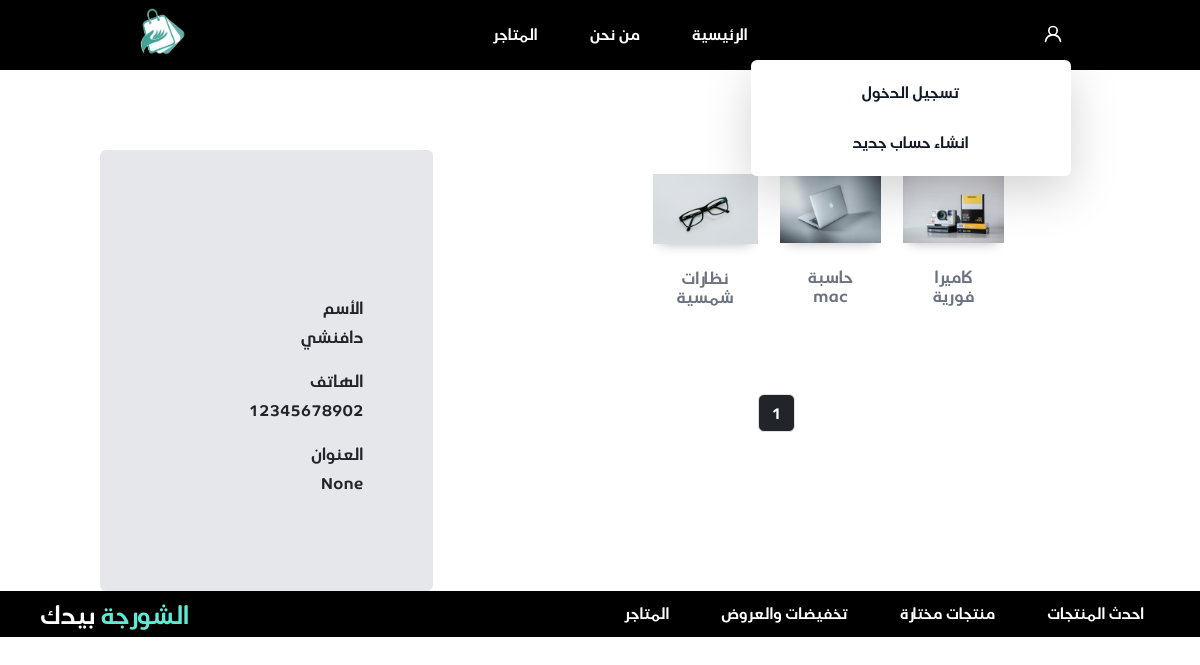
Before: /vendor/store/دافنشي/ with the older database file.
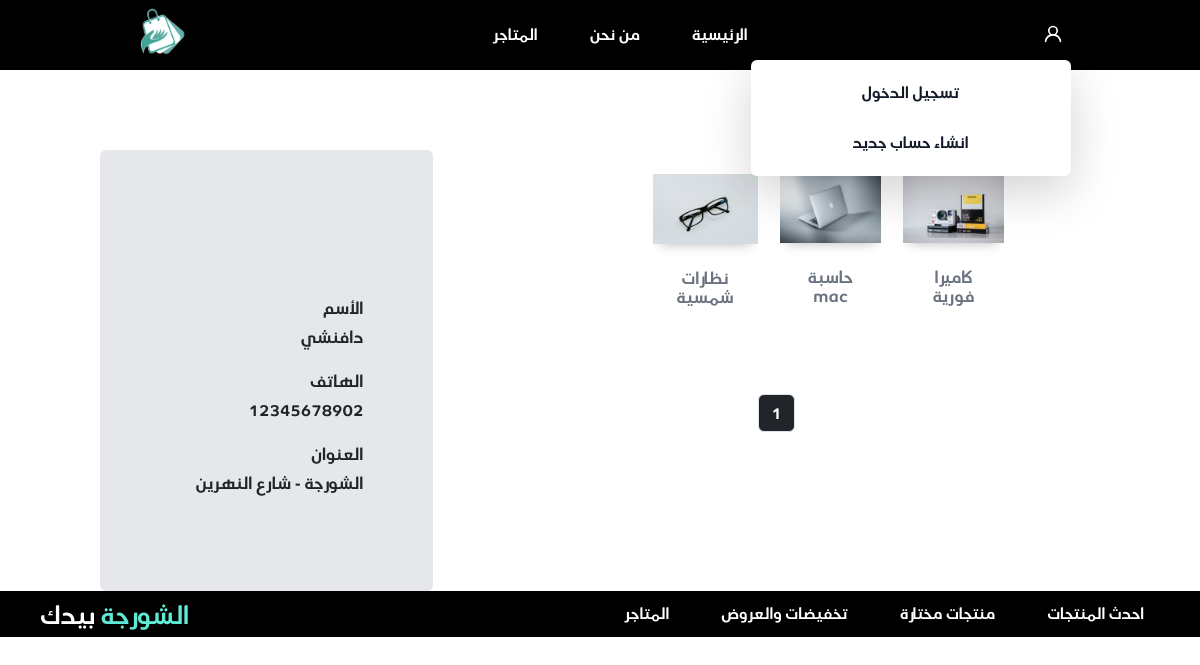
After: the same page with the newer database file.
### jumla/models.py (models this page shows)
class Shop(models.Model):
    shopName = models.CharField(max_length=255)
    shopOwner = models.OneToOneField(User, on_delete=models.CASCADE, related_name="shopOwner")
    def __str__(self):
        return f"{self.shopName}"

class User(AbstractUser):
    username = None
    phone_number = models.CharField(max_length=11, unique=True)
    address = models.CharField(max_length=255, null=True)
    USERNAME_FIELD = 'phone_number'
    REQUIRED_FIELDS = []
    objects = CustomUserManager()
    class Meta:
        verbose_name = "user"
        verbose_name_plural = "users"

### jumla/views/vender.py (the view)
# urls.py: path('store/<store>/', vender.show_store, name='show_store'),
def show_store(request, store):
    vender = get_object_or_404(Shop, shopName__contains=store)
    shop_products = Product.objects.filter(shopOwner__shopName__contains=vender)
    paginator_element = MyPaginator(shop_products, 10)
    page_number = request.GET.get('page')
    page_elements = paginator_element.get_pages(page_number)
    context = {"page_elements": page_elements[1], "page_nums": page_elements[0], 'vender': vender}
    return render(request, 'jumla/vender/stores.html', context)

### jumla/utilities/paginator.py (called while the page is built)
    def get_pages(self, page):
        self.page_nums = "a" * self.items.get_page(page).paginator.num_pages
        self.pages = self.items.get_page(page)
        return self.page_nums, self.pages

### jumla/templates/jumla/vender/stores.html (shortened to what this page needs)
{% extends 'jumla/base/base.html' %}
{% load static %}
{% block static %}
    <link rel="stylesheet" type="text/css" href="{% static 'jumla/landpage.css' %}">
{% endblock %}
{% block content %}
<div class="">
<div class=" grid grid-cols-3">
    <div class="p-5 col-span-2">
        <div class="mt-2 p-5">
            <div class="product-grid">
                  {% for product in page_elements %}
          <div class=" bg-white"  >
                    <div class = "product">
                        <div class = "product-img">
                            <img src="{{ product.Image_Product.first.image.url }}"  alt = "front product image">
                        </div>
                       <div class ="text-center   p-4 mb-4">
                        <h1 class="text-gray-500">{{ product.ProductName }} </h1>
                       </div>
                    </div>
                </div>
        {% endfor %}
            </div>
        {% include 'jumla/base/paginator.html' %}
        </div>
    </div>
    <div class=" mt-20  ">
<div class="bg-gray-200 p-5 rounded ">
    <div class=" flex flex-col  justify-center  py-5" style="border: black;display:flex;flex-direction:row">
        <div class="-mt-2" style="border: black;margin-top:50px">
            <div style="display: flex;flex-direction:column">
                <p class="input_word " style="margin-left: 140px; margin-bottom: 5px;">الأسم</p>
                <p>{{ vender.shopName }}</p>
            </div>
            <div style="display: flex;flex-direction:column;padding-top:20px">
                <p class="input_word" style="margin-left: 140px; margin-bottom: 5px;">الهاتف</p>
                <p>{{ vender.shopOwner.phone_number }}</p>
            </div>
            <div style="display: flex;flex-direction:column;padding-top:20px">
                <p class="input_word" style="margin-left: 140px; margin-bottom: 5px;">العنوان</p>
                <p>{{ vender.shopOwner.address }}</p>
            </div>
        </div>
    </div>
</div>
    </div>
</div>
</div>
{% endblock %}

Changed rows visible on the page:
changed through a linked row, Shop "دافنشي": shopOwner.address "None" → "الشورجة - شارع النهرين"
